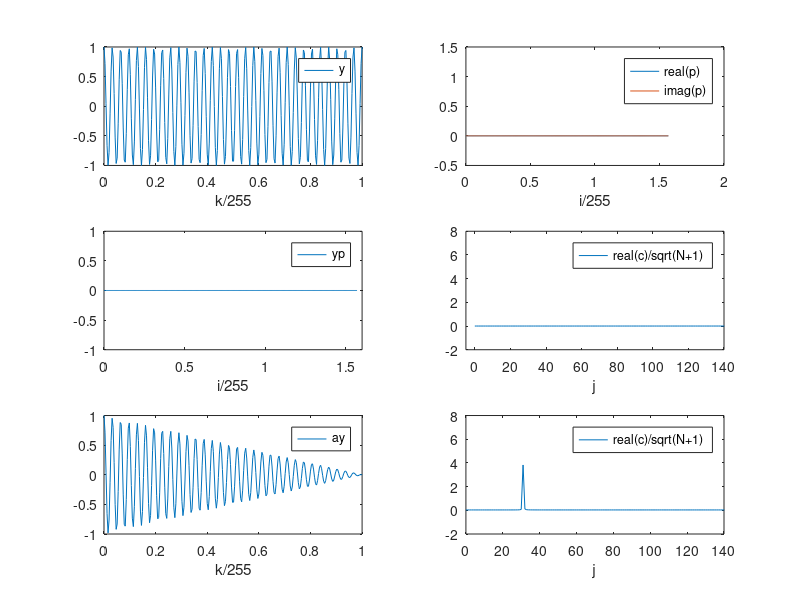

The MATLAB script that drew this image:
% F16APODIS
% Fourier transformation of sine-function and Appodisation

function F16APODIS;
% 1.Original function
f = 31;
k = (0:1:255);
y = cos(2*pi*f*(k/255));

figure(1);
subplot(3,2,1);
plot(k/255,y);
axis([0 1 -1 1]);
xlabel('k/255');
legend('y');

% 2.Step function
d = 255;
i = (0:1:400);
p = ((logical(i)>=0) - (logical(i-d)>=0));

subplot(3,2,2);
plot(i/255,real(p),i/255,imag(p));
axis([0 2 -0.5 1.5]);
xlabel('i/255');
legend('real(p)','imag(p)');

yp = cos(2*pi*f*(i/255)).*p;

subplot(3,2,3);
plot(i/255,yp);
axis([0 1.6 -1 1]);
xlabel('i/255');
legend('yp');

% 3.Fourier transformation of y times p, we have to use 255 points
k = (0:1:255);
x = cos(2*pi*f*(k/255)).*((logical(k)>=0) - (logical(k-d)>=0));
c = fft(x);
N = length(c) - 1;
j =(0:1:N);



subplot(3,2,4);
plot(j,real(c)/sqrt(N+1));
axis([-5 140 -2 8]);
xlabel('j');
legend('real(c)/sqrt(N+1)');

% 4.Triangle function
q = 1-k/255;
ay = q.*y;

subplot(3,2,5);
plot(k/255,ay);
axis([0 1 -1 1]);
xlabel('k/255');
legend('ay');

% 5.Fourier transformation of y times p, we have to use 255 points

c = fft(ay);
N = length(c) - 1;
j = (0:1:N);

subplot(3,2,6);
plot(j, real(c)/sqrt(N+1));
axis([0 140 -2 8]);
xlabel('j');
legend('real(c)/sqrt(N+1)');
